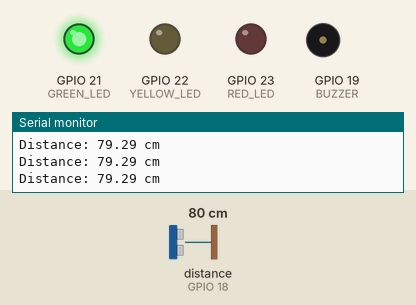
Recording of a sketch running on a simulated ESP32. Parts: output pins drawn as LEDs (lit = HIGH), buzzer (waves = sounding, pin HIGH), the last lines printed to the serial monitor. Wiring (from diagram.json): ultrasonic range finder: trigger GPIO 5; echo GPIO 18. The test bench sets the inputs (shaded band); at power-on: distance to the obstacle (sensor on GPIO 18) 80 cm. The echo pulse lasts 58.3 µs per cm; pins used as bus, display or sensor lines are not drawn.

Above: at 1.3 s.
1.4 s: distance to the obstacle (sensor on GPIO 18) set to 23 cm
2.9 s: distance to the obstacle (sensor on GPIO 18) set to 18 cm
At 3.8 s:
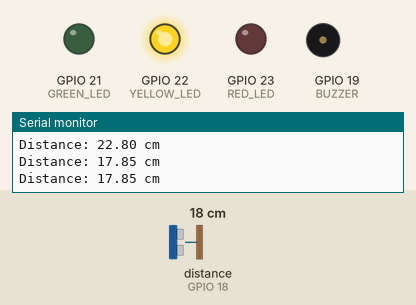
4.5 s: distance to the obstacle (sensor on GPIO 18) set to 12 cm
6.0 s: distance to the obstacle (sensor on GPIO 18) set to 9 cm
At 6.3 s:
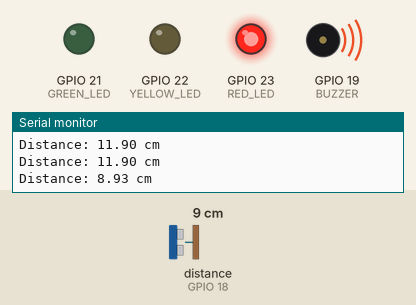
7.5 s: distance to the obstacle (sensor on GPIO 18) set to 35 cm
At 8.7 s:
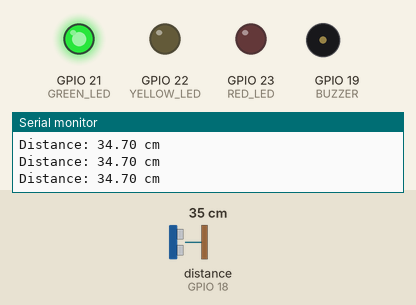
9.0 s: distance to the obstacle (sensor on GPIO 18) set to 2 cm
At 10.2 s:
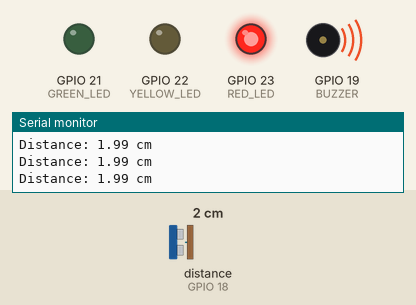
Timing chart, 0 to 11.5 s (numbered marks = the images above; inputs shaded):
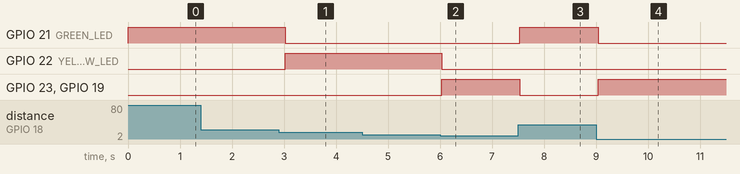

Measured:
- the behaviour switches between 21 and 20 cm on distance to the obstacle (sensor on GPIO 18) (found by bisection; images 0 and 1)
- the behaviour switches between 11 and 10 cm on distance to the obstacle (sensor on GPIO 18) (found by bisection; images 1 and 2)
- after the input at 2.9 s, GPIO 21 (GREEN_LED): HIGH → LOW after 0.12 s; GPIO 22 (YELLOW_LED): LOW → HIGH after 0.12 s
- after the input at 6.0 s, GPIO 22 (YELLOW_LED): HIGH → LOW at once; GPIO 23 (RED_LED), GPIO 19 (BUZZER): LOW → HIGH at once
- after the input at 7.5 s, GPIO 21 (GREEN_LED): LOW → HIGH at once; GPIO 23 (RED_LED), GPIO 19 (BUZZER): HIGH → LOW at once
- after the input at 9.0 s, GPIO 21 (GREEN_LED): HIGH → LOW at once; GPIO 23 (RED_LED), GPIO 19 (BUZZER): LOW → HIGH at once

The sketch:

sketch.ino
```cpp
#define TRIG_PIN 5
#define ECHO_PIN 18
#define RED_LED 23
#define YELLOW_LED 22
#define GREEN_LED 21
#define BUZZER 19

void setup() {
  Serial.begin(115200);

  pinMode(TRIG_PIN, OUTPUT);
  pinMode(ECHO_PIN, INPUT);

  pinMode(RED_LED, OUTPUT);
  pinMode(YELLOW_LED, OUTPUT);
  pinMode(GREEN_LED, OUTPUT);
  pinMode(BUZZER, OUTPUT);
}

void loop() {
  // Send trigger pulse
  digitalWrite(TRIG_PIN, LOW);
  delayMicroseconds(2);
  digitalWrite(TRIG_PIN, HIGH);
  delayMicroseconds(10);
  digitalWrite(TRIG_PIN, LOW);

  // Read echo pulse
  long duration = pulseIn(ECHO_PIN, HIGH);
  float distance = duration * 0.034 / 2;

  Serial.print("Distance: ");
  Serial.print(distance);
  Serial.println(" cm");

  // Flood level logic
  if (distance < 10) {
    digitalWrite(RED_LED, HIGH);
    digitalWrite(YELLOW_LED, LOW);
    digitalWrite(GREEN_LED, LOW);
    digitalWrite(BUZZER, HIGH);
  } else if (distance >= 10 && distance < 20) {
    digitalWrite(RED_LED, LOW);
    digitalWrite(YELLOW_LED, HIGH);
    digitalWrite(GREEN_LED, LOW);
    digitalWrite(BUZZER, LOW);
  } else {
    digitalWrite(RED_LED, LOW);
    digitalWrite(YELLOW_LED, LOW);
    digitalWrite(GREEN_LED, HIGH);
    digitalWrite(BUZZER, LOW);
  }

  delay(500); // Wait half a second before next measurement
}
```
